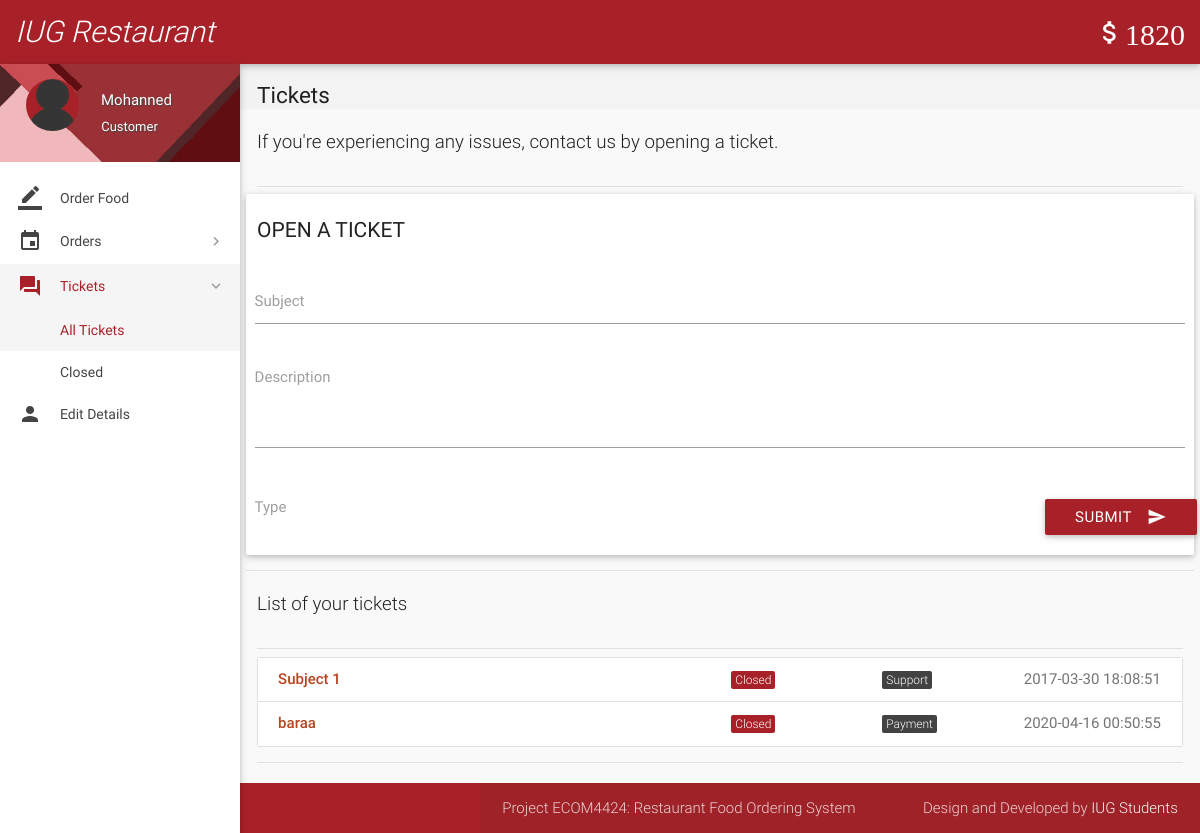
The app's page /tickets.php (signed in), older data.
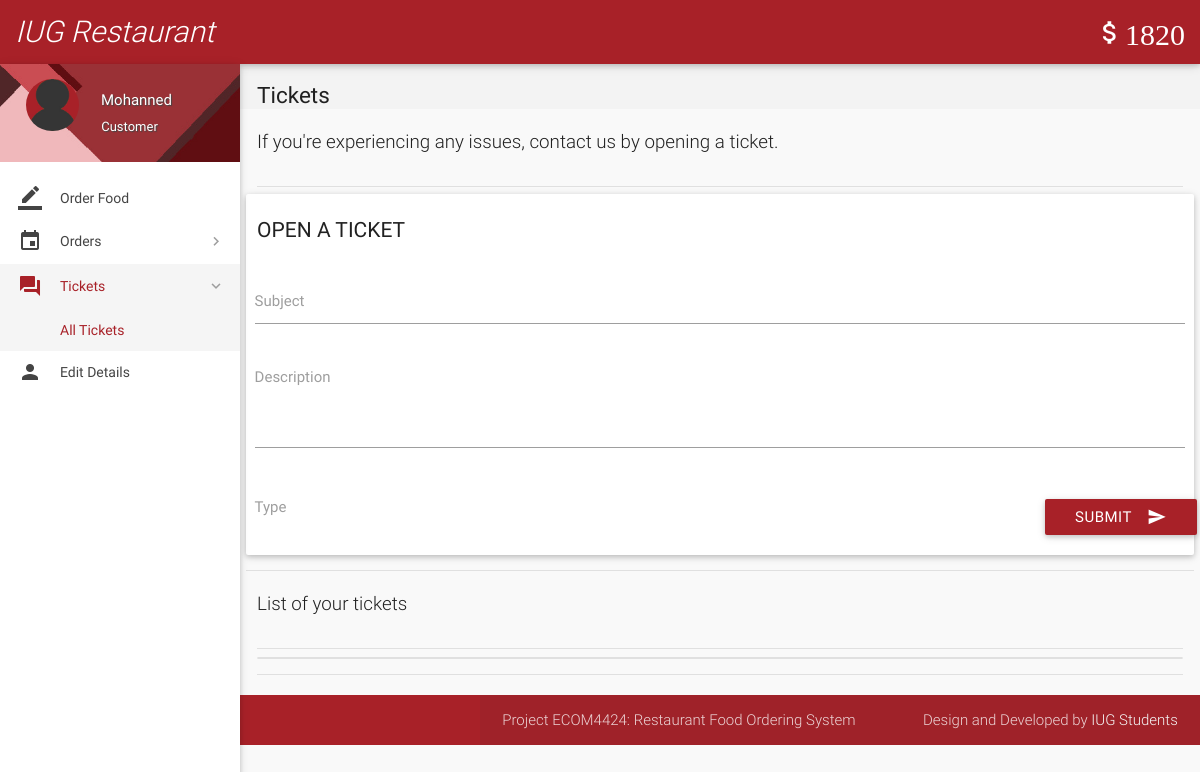
The same page, newer data.
### tables this page shows
CREATE TABLE `tickets` (
  `id` int(11) NOT NULL,
  `poster_id` int(11) NOT NULL,
  `subject` varchar(100) NOT NULL,
  `description` varchar(3000) NOT NULL,
  `status` varchar(8) NOT NULL DEFAULT 'Open',
  `type` varchar(30) NOT NULL DEFAULT 'Others',
  `date` datetime NOT NULL DEFAULT current_timestamp(),
  `deleted` tinyint(4) NOT NULL DEFAULT 0
);

### includes/wallet.php (called while the page is built)
<?php
$user_id=$_SESSION['user_id'];
$sql = mysqli_query($con, "SELECT * FROM wallet where customer_id = $user_id");
while($row1 = mysqli_fetch_array($sql)){
$wallet_id = $row1['id'];
}
$sql = mysqli_query($con, "SELECT * FROM wallet_details where wallet_id = $wallet_id");
while($row1 = mysqli_fetch_array($sql)){
$balance = $row1['balance'];
}
?>

### includes/connect.php (called while the page is built, shortened)
<?php
$name = $_SESSION['name'];
$role = $_SESSION['role'];
?>

### tickets.php (the view, shortened to what the changed rows need)
<?php
include 'includes/connect.php';
include 'includes/wallet.php';
	if($_SESSION['customer_sid']==session_id())
	{
		?>
<!DOCTYPE html>
<html lang="en">
<head>
  <link href="css/materialize.min.css" type="text/css" rel="stylesheet" media="screen,projection">
  <link href="css/style.min.css" type="text/css" rel="stylesheet" media="screen,projection">
  <link href="css/custom/custom.min.css" type="text/css" rel="stylesheet" media="screen,projection">
  <link href="js/plugins/perfect-scrollbar/perfect-scrollbar.css" type="text/css" rel="stylesheet" media="screen,projection">
  <link href="js/plugins/data-tables/css/jquery.dataTables.min.css" type="text/css" rel="stylesheet" media="screen,projection">
</head>
<body>
  <header id="header" class="page-topbar">
        <div class="navbar-fixed">
            <nav class="navbar-color">
                <div class="nav-wrapper">
                    <ul class="left">
                      <li><a href="#" class="waves-effect waves-block waves-light"> <i  class="light" ><?php echo "IUG Restaurant" ;?></i></a>
                          </li>
                    </ul>
                    <ul class="right hide-on-med-and-down">
                        <li><a href="#" class="waves-effect waves-block waves-light"><i class="mdi-editor-attach-money"><?php echo $balance;?></i></a>
                        </li>
                    </ul>
                </div>
            </nav>
        </div>
  </header>
  <div id="main">
    <div class="wrapper">
      <aside id="left-sidebar-nav">
        <ul id="slide-out" class="side-nav fixed leftside-navigation">
            <li class="user-details cyan darken-2">
            <div class="row">
                <div class="col col s4 m4 l4">
                    <img src="images/avatar.jpg" alt="" class="circle responsive-img valign profile-image">
                </div>
                <div class="col col s8 m8 l8">
                    <a class="btn-flat dropdown-button waves-effect waves-light white-text profile-btn" href="#" data-activates="profile-dropdown"><?php echo $name;?> <i class="mdi-navigation-arrow-drop-down right"></i></a>
                    <p class="user-roal"><?php echo $role;?></p>
                </div>
            </div>
            </li>
            <li class="bold"><a href="index.php" class="waves-effect waves-cyan"><i class="mdi-editor-border-color"></i> Order Food</a>
            </li>
                <li class="no-padding">
                    <ul class="collapsible collapsible-accordion">
                        <li class="bold"><a class="collapsible-header waves-effect waves-cyan"><i class="mdi-editor-insert-invitation"></i> Orders</a>
                        </li>
                    </ul>
                </li>
                <li class="no-padding">
                    <ul class="collapsible collapsible-accordion">
                        <li class="bold"><a class="collapsible-header waves-effect waves-cyan active"><i class="mdi-action-question-answer"></i> Tickets</a>
                            <div class="collapsible-body">
                                <ul>
								<li class="<?php
								if(!isset($_GET['status'])){
										echo 'active';
									}?>
									"><a href="tickets.php">All Tickets</a>
                                </li>
								<?php
									$sql = mysqli_query($con, "SELECT DISTINCT status FROM tickets WHERE poster_id = $user_id AND not deleted;");
									while($row = mysqli_fetch_array($sql)){
                                    echo '<li class='.(isset($_GET['status'])?($status == $_GET['status'] ? 'active' : ''): '').'><a href="tickets.php?status='.$row['status'].'">'.$row['status'].'</a>
                                    </li>';
									}
									?>
                                </ul>
                            </div>
                        </li>
                    </ul>
                </li>
            <li class="bold"><a href="details.php" class="waves-effect waves-cyan"><i class="mdi-social-person"></i> Edit Details</a>
            </li>
        </ul>
        </aside>
      <section id="content">
        <div id="breadcrumbs-wrapper">
          <div class="container">
            <div class="row">
              <div class="col s12 m12 l12">
                <h5 class="breadcrumbs-title">Tickets</h5>
              </div>
            </div>
          </div>
        </div>
        <div class="container">
          <p class="caption">If you're experiencing any issues, contact us by opening a ticket.</p>
          <div class="divider"></div>
            <div class="row">
              <div class="col s12 m4 l3">
                <h4 class="header">Open a ticket</h4>
              </div>
<div>
                <div class="card-panel">
                  <div class="row">
                    <form class="formValidate" id="formValidate" method="post" action="routers/add-ticket.php" novalidate="novalidate" class="col s12">
                      <div class="row">
                        <div class="input-field col s12">
                          <input name="subject" id="subject" type="text" data-error=".errorTxt1">
                          <label for="subject" class="">Subject</label>
                        </div>
                      </div>
                      <div class="row">
                        <div class="input-field col s12">
                          <textarea name="description" id="description" class="materialize-textarea validate" data-error=".errorTxt2"></textarea>
                          <label for="description" class="">Description</label>
                        </div>
                      </div>
                      <div class="row">
                        <div class="input-field col s4">
							<label>Type</label>
                        </div>
                      </div>
                      <div class="row">
                        <div class="row">
                          <div class="input-field col s12">
                            <button class="btn cyan waves-effect waves-light right" type="submit" name="action">Submit
                              <i class="mdi-content-send right"></i>
                            </button>
                          </div>
                        </div>
                      </div>
                    </form>
                  </div>
                </div>
              </div>
            <div class="divider"></div>
          </div>
    </div>
        <div class="container">
          <p class="caption">List of your tickets</p>
          <div class="divider"></div>
									<div id="work-collections">
									<ul id="projects-collection" class="collection">
								<?php
									if(isset($_GET['status'])){
										$status = $_GET['status'];
									}
									else{
										$status = '%';
									}
									$sql = mysqli_query($con, "SELECT * FROM tickets WHERE poster_id = $user_id AND status LIKE '$status' AND not deleted;");
									while($row = mysqli_fetch_array($sql)){
									echo'<a href="view-ticket.php?id='.$row['id'].'"class="collection-item">
                                        <div class="row">
                                            <div class="col s6">
                                                <p class="collections-title">'.$row['subject'].'</p>
                                            </div>
                                            <div class="col s2">
                                            <span class="task-cat cyan">'.$row['status'].'</span></div>
                                            <div class="col s2">
                                            <span class="task-cat grey darken-3">'.$row['type'].'</span></div>
                                            <div class="col s2">
                                            <span class="badge">'.$row['date'].'</span></div>
                                        </div>
                                    </a>';
									}
									?>
									</ul>
									</div>
            <div class="divider"></div>
          </div>
    </div>
  <footer class="page-footer">
    <div class="footer-copyright">
      <div class="container">
        <span>Project ECOM4424: Restaurant Food Ordering System  </span>
        <span class="right"> Design and Developed by <a class="grey-text text-lighten-4" href="#">IUG Students</a></span>
        </div>
    </div>
  </footer>
</body>
</html>
<?php
	}
?>

Row changes from the older to the newer data that the page shows:
removed tickets: subject "Subject 1", status "Closed", type "Support", date "2017-03-30 18:08:51"
removed tickets: subject "baraa", status "Closed", type "Payment", date "2020-04-16 00:50:55"
Text that changed along with them:
list line gone: "Closed"
